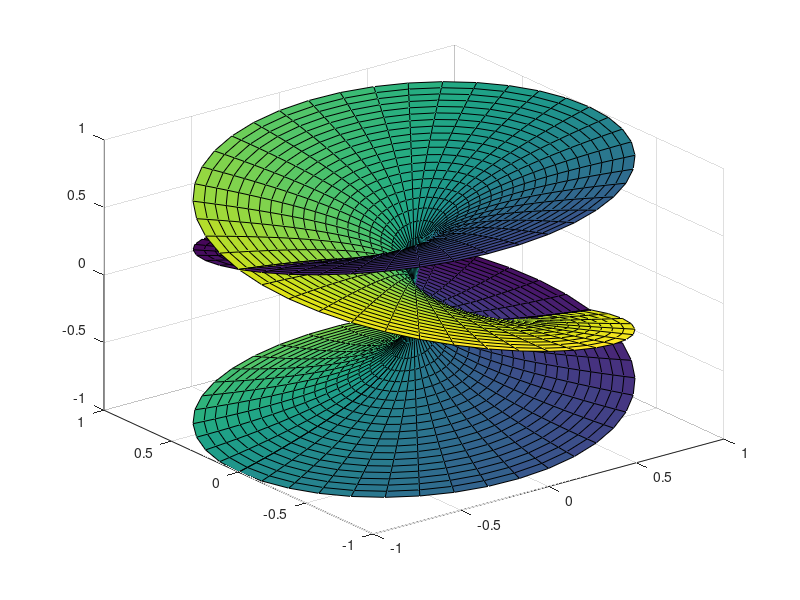

The MATLAB script that drew this image:
function cplxroot(n,m)
%CPLXROOT Riemann surface for the n-th root.
%   CPLXROOT(n) renders the Riemann surface for the n-th root.
%   CPLXROOT, by itself, renders the Riemann surface for the cube root.
%   CPLXROOT(n,m) uses an m-by-m grid.  Default m = 20.

%   C. B. Moler, 8-17-89, 7-20-91.
%   Copyright 1984-2002 The MathWorks, Inc. 

% Use polar coordinates, (r,theta).
% Cover the unit disc n times.

if nargin < 1, n = 3; end
if nargin < 2, m = 20; end
r = (0:m)'/m;
theta = pi*(-n*m:n*m)/m;
z = r * exp(i*theta);
s = r.^(1/n) * exp(i*theta/n);

surf(real(z),imag(z),real(s),imag(s));
